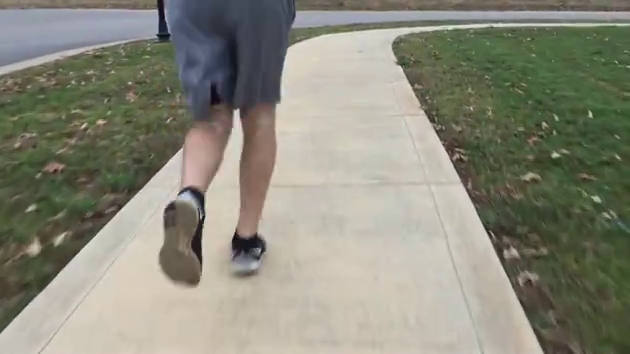
#> input picture frame 22 of RunningFeet.mp4, 630 x 354 px
$ python 22Test.py
#> lines starting #> are read from the running program, lines starting #| are printed output that depends on the picture; after the words box and inside, x2 and y2 are one past the last pixel; in counts of white or black regions, pixels touching at a corner belong together
import cv2
import numpy as np
from numpy import ones,vstack
from numpy.linalg import lstsq
import math
from scipy.optimize import curve_fit


cap = cv2.VideoCapture(r'C:/Users/Abhishek/Downloads/RunningFeet.mp4')

#Check slope for navigation
# [4 lines left out: function checkSlope, not called in this run]

#Finding the intersection of 2 lines
def intersection(line,line1):
	x = (line1[1]-line[1])/(line[0]-line1[0])
	if(x <= 800 and x >= 0) and (((line[0]*x) + line[1]) >= 0) and ((line[0]*x) + line[1] <= 600):
		    return [x,(line[0]*x) + line[1]]


#Getting the slope of a line
def getSlope(x1, y1, x2, y2):
    m = (y2-y1) / (x2-x2)
    return m

#Performing quadratic regression to outline lanes
def polyReg(xcors, ycors):
    def func(x, a, b, c):
        return (a*(x**2)) + (b*x) + c
    time = np.array(xcors)
    avg = np.array(ycors)
    initialGuess = [5, 5, -.01]
    guessedFactors = [func(x, *initialGuess) for x in time]
    popt, pcov = curve_fit(func, time, avg, initialGuess)
    cont = np.linspace(min(time), max(time), 50)
    fittedData = [func(x, *popt) for x in cont]

    xcors = []
    ycors = []
    for count, i in enumerate(cont):
       xcors.append(i)
       ycors.append(fittedData[count])

    return popt, xcors, ycors

#Performing linear regression to outline the sides of lanes
def linearRegression(X, Y):
    mean_x = np.mean(X)
    mean_y = np.mean(Y)
    m = len(X)
    numer = 0
    denom = 0
    for i in range(m):
        numer += (X[i] - mean_x) * (Y[i] - mean_y)
        denom += (X[i] - mean_x) ** 2
    b1 = numer / denom
    b0 = mean_y - (b1 * mean_x)

    max_x = np.max(X) + 5
    min_x = np.min(X) - 5
    x = np.linspace(min_x, max_x, 1000)
    y = b0 + b1 * x

    return b1, b0

#Averaging all the points for averaging lanes
def average(diction):
    xcors1 = 0
    ycors1 = 0
    xcors2 = 0
    ycors2 = 0
    count = 0
    for data in diction:
        xcors1 = xcors1 + data[2][0]
        ycors1 = ycors1 + data[2][1]
        xcors2 = xcors2 + data[2][2]
        ycors2 = ycors2 + data[2][3]
        count = count + 1
    xcors1 = xcors1/count
    ycors1 = ycors1/count
    xcors2 = xcors2/count
    ycors2 = ycors2/count

    return (int(xcors1), int(ycors1), int(xcors2), int(ycors2))

#Function to average houghlines for lanes
def averageLanes(lines):
    try:
        ycor = []

        for i in lines:
            for x in i:
                ycor.append(x[1])
                ycor.append(x[3])

        minY = min(ycor)
        maxY = 600
        linesDict = {}
        finalLines = {}
        lineCount = {}
        for count, i in enumerate(lines):
            for x in i:

                xcors = (x[0], x[2])
                ycors = (x[1], x[3])

                A = vstack([xcors,ones(len(xcors))]).T
                m, b = lstsq(A, ycors)[0]

                x1 = (minY-b) / m
                x2 = (maxY-b) / m

                linesDict[count] = [m,b,[int(x1), minY, int(x2), maxY]]


        status = False
        for i in linesDict:
            finalLinesCopy = finalLines.copy()

            m = linesDict[i][0]
            b = linesDict[i][1]

            line = linesDict[i][2]

            if len(finalLines) == 0:
                finalLines[m] = [[m,b,line]]
            else:
                status = False

                for x in finalLinesCopy:
                    if not status:
                        if abs(x*1.2) > abs(m) > abs(x*0.8):
                            if abs(finalLinesCopy[x][0][1]*1.2) > abs(b) > abs(finalLinesCopy[x][0][1]*0.8):
                                finalLines[x].append([m,b,line])
                                status = True
                                break

                        else:
                            finalLines[m] = [[m,b,line]]


        for i in finalLines:
            lineCount[i] = len(finalLines[i])

        extremes = sorted(lineCount.items(), key=lambda item: item[1])[::-1][:2]
        lane1 = extremes[0][0]
        lane2 = extremes[1][0]

        l1x1, l1y1, l1x2, l1y2 = average(finalLines[lane1])
        l2x1, l2y1, l2x2, l2y2 = average(finalLines[lane2])

        allxcors = [[l1x1, l1x2], [l2x1, l2x2]]
        allycors = [[l1y1, l1y2], [l2y1, l2y2]]

        return allxcors, allycors


    except Exception as e:
        pass
#Cutting out the reigon of interest
def roi(img, vert):
    mask = np.zeros_like(img)
    cv2.fillPoly(mask, vert, 255)
    return cv2.bitwise_and(img, mask)


#Filtering points
def getPoints(lines):
    xcors = []
    ycors = []
    for i in lines:
        xcors.append(i[0][0])
        ycors.append(i[0][1])
        xcors.append(i[0][2])
        ycors.append(i[0][3])
    return xcors, ycors

#Performing edge detection
def edgeDetect(img):
     edges = cv2.Canny(img, 250, 300)
     return cv2.GaussianBlur(edges, (3,3), 0)

#Main function
def run(screen):

    vert = np.array([[100,550],[375,350],[450,350],[800,550]], np.int32)

    fin = edgeDetect(screen)
    fin = roi(fin, [vert])

    line = cv2.HoughLinesP(fin, 2, np.pi/180, 20, 7, 7)
    if not(line is None):
        for i in line:
            cv2.line(screen, (i[0][0], i[0][1]) , (i[0][2], i[0][3]), (255,0,0), 10)

    l1dataset = []
    l2dataset = []
    try:
        straightxcors, straightycors = averageLanes(line)
        xcors, ycors = getPoints(line)

        l1dataset.append(straightxcors[0])
        l1dataset.append(straightycors[0])
        l2dataset.append(straightxcors[1])
        l2dataset.append(straightxcors[1])
        allstraightxcors = straightxcors[0] + straightxcors[1]
        allstraightycors = straightycors[0] + straightycors[1]

        l1m ,l1b = linearRegression(l1dataset[0], l1dataset[1])
        l2m ,l2b = linearRegression(l2dataset[0], l2dataset[1])

        allm, allb = linearRegression(allstraightxcors, allstraightycors)
        allxcor1 = int((allm * 350) + allb)
        allxcor2 = int(allb)

        filterl1x = []
        filterl1y = []
        filterl2x = []
        filterl2y = []


        for count, i in enumerate(ycors):
            if (i*l2m + l2b < xcors[count]):
                filterl2x.append(xcors[count])
                filterl2y.append(i)
            else:
                filterl1x.append(xcors[count])
                filterl1y.append(i)

        l1inx1 = int((600 - l1b) / l1m)
        l1inx2 = int((350-l1b) / l1m)

        l2inx1 = int((600-l2b) / l2m)
        l2inx2 = int((350-l2b) / l2m)

        cv2.line(screen, (int(l1inx1),600), ( int(l1inx2),350), (0,0,0), 10)
        cv2.line(screen, (int(l2inx1),600), ( int(l2inx2),350), (0,0,0), 10)

        #cv2.line(screen, (allxcor1, 600), (allxcor2,350), (255,0,0), 10)
        turning = ""

        results = intersection([l1m,l1b], [l2m, l2b])
        if not (results is None):
            if (results[0] > 400):
                with open("write.txt","w") as f:
                    f.write("Turn Left")
            else:
                with open("write.txt","w") as f:
                    f.write("Turn Right")
        else:
            with open("write.txt","w") as f:
                    f.write("Go straight")
        try:
            equ1, polyx1, polyy1 = polyReg(filterl2x, filterl2y)

            for i in range(len(polyx1)):
                if i == 0:
                    pass
                else:
                    cv2.line(screen, (int(polyx1[i]), int(polyy1[i])), (int(polyx1[i-1]), int(polyy1[i-1])), (255,255,0), 10)
        except Exception as e:
            print(e)
        try:
            equ2, polyx2, polyy2 = polyReg(filterl1x, filterl1y)

            for i in range(len(polyx2)):
                if i == 0:
                    pass
                else:
                    cv2.line(screen, (int(polyx2[i]), int(polyy2[i])), (int(polyx2[i-1]), int(polyy2[i-1])), (255,255,0), 10)

        except:
            pass


    except Exception as e:
        pass

    return screen


#Running infinite loop to get constant video feeds
while True:
    try:
        _,screen = cap.read()
#> screen is the input picture: shape (354, 630, 3); mean B, G, R 122.4, 137.1, 137.6

        screen = cv2.resize(screen, (800,600))
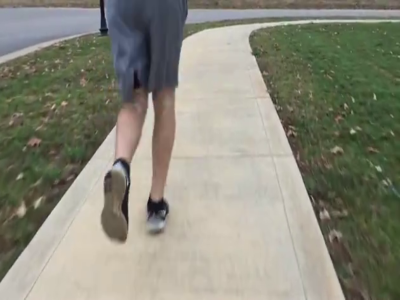
#> screen: shape (600, 800, 3) (shown at 1/2 size); mean B, G, R 122.3, 137, 137.5
    except:
        with open("write.txt","w") as f:
            f.write("Done")
    cv2.imshow("Test", run(screen))
#> in edgeDetect, `edges = cv2.Canny(img, 250, 300)`:
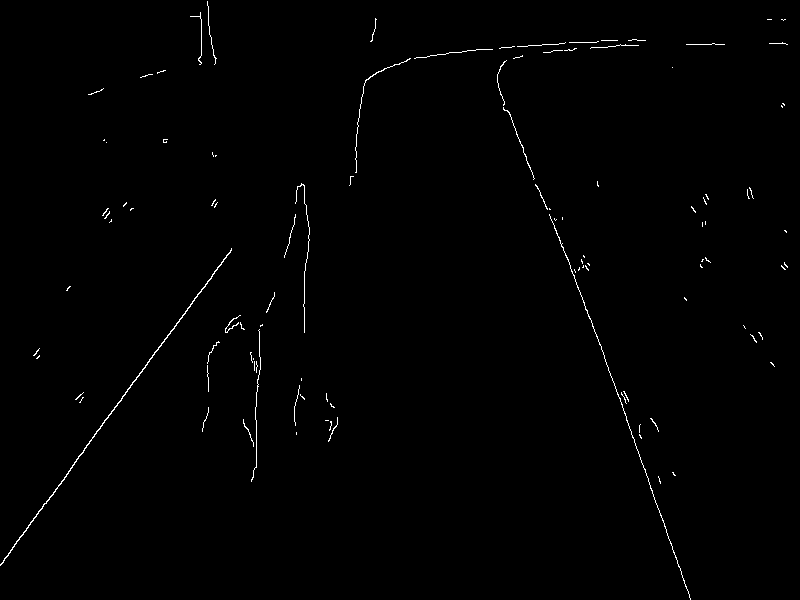
#> edges: shape (600, 800); 0.64% white in thin lines or dots
#> in roi, `cv2.fillPoly(mask, vert, 255)`:
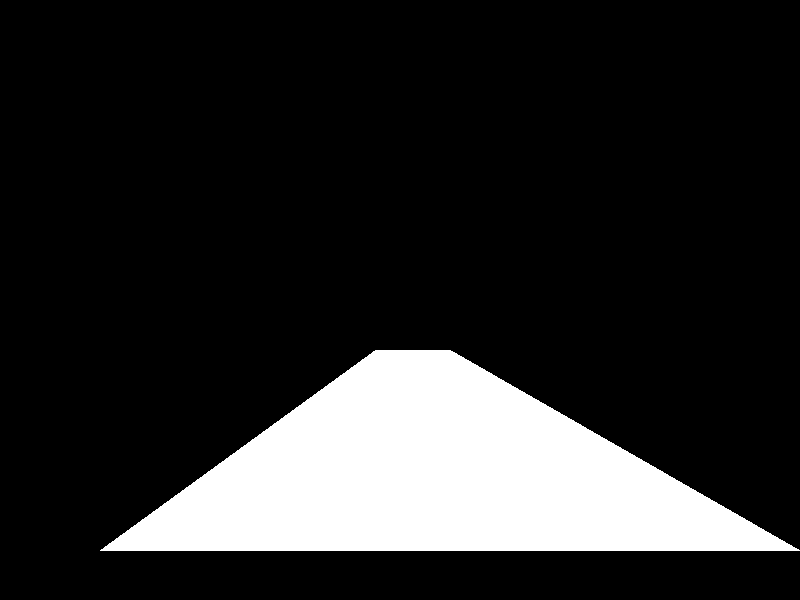
#> mask: shape (600, 800); 16.3% white; 1 white region, box (x1, y1, x2, y2) and area: (100, 350, 800, 551) 78100
#> in run, `line = cv2.HoughLinesP(fin, 2, np.pi/180, 20, 7, 7)`: line = 18 rows, first 6: [648, 483, 673, 550], [641, 459, 668, 534], [257, 468, 257, 436], [326, 392, 326, 402], [330, 430, 330, 441], [254, 478, 256, 437]
#> the loop in run, `for i in line:` made 18 passes
#> after the loop in run, `for i in line:`:
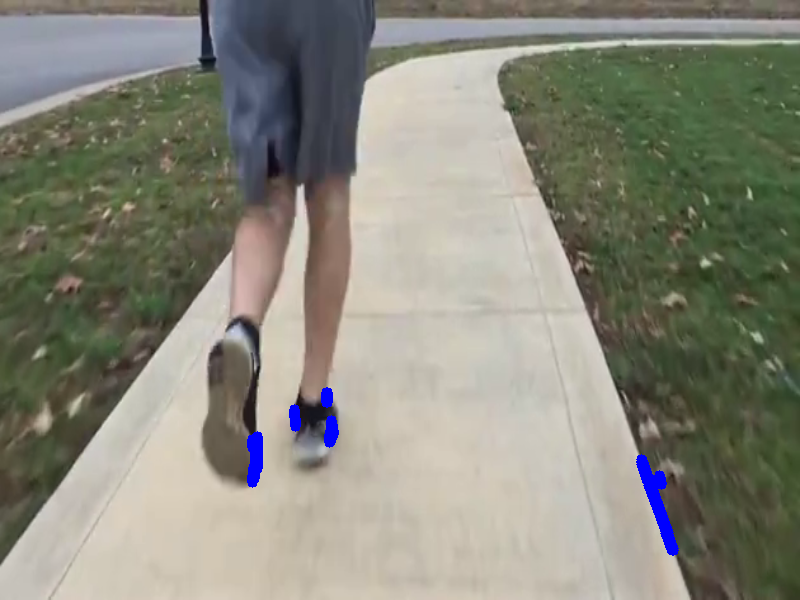
#> screen: shape (600, 800, 3); 0.63% of pixels changed, all inside (x1, y1, x2, y2) = (247, 387, 679, 556)
#> the loop in averageLanes, `for i in lines:` made 18 passes
#> after the loop in averageLanes, `for i in lines:`: ycor = 36 values, max 550 at index 1, min 392 at index 6, mean 455.5
#> in averageLanes, `minY = min(ycor)`: minY = 392
#> the loop in averageLanes, `for count, i in enumerate(lines):` made 18 passes
#> after the loop in averageLanes, `for count, i in enumerate(lines):`: linesDict = 18 items
#> the loop in averageLanes, `for i in linesDict:` made 18 passes
#> (m, b, line) on passes 1 to 8: (2.68, -1253.6, [614, 392, 691, 600]), (2.78, -1321.6, [616, 392, 691, 600]), (1.76, 0.00684, [222, 392, 341, 600]), (1.22, 0.00374, [321, 392, 492, 600]), (1.32, 0.004, [297, 392, 454, 600]), (-20.5, 5685, [258, 392, 248, 600]), (1.33, 0.00405, [294, 392, 450, 600]), (1.3, 0.00392, [302, 392, 462, 600])
#> after the loop in averageLanes, `for i in linesDict:`: finalLines = 15 items
#> the loop in averageLanes, `for i in finalLines:` made 15 passes
#> i on passes 1 to 8: 2.68, 1.76, 1.22, 1.32, -20.5, 1.33, 1.3, 1.76
#> in averageLanes, `extremes = sorted(lineCount.items(), key=lambda item: item[1])[::-1][:2]`: extremes = [(1.22, 5), (2.68, 4)]
#> in averageLanes, `lane1 = extremes[0][0]`: lane1 = 1.22
#> in averageLanes, `lane2 = extremes[1][0]`: lane2 = 2.68
#> in averageLanes, `l1x1, l1y1, l1x2, l1y2 = average(finalLines[lane1])`: l1x1 = 307; l1y1 = 392; l1x2 = 470; l1y2 = 600
#> in averageLanes, `l2x1, l2y1, l2x2, l2y2 = average(finalLines[lane2])`: l2x1 = 615; l2y1 = 392; l2x2 = 689; l2y2 = 600
#> in averageLanes, `allxcors = [[l1x1, l1x2], [l2x1, l2x2]]`: allxcors = [[307, 470], [615, 689]]
#> in averageLanes, `allycors = [[l1y1, l1y2], [l2y1, l2y2]]`: allycors = [[392, 600], [392, 600]]
#> in run, `straightxcors, straightycors = averageLanes(line)`: straightxcors = [[307, 470], [615, 689]]; straightycors = [[392, 600], [392, 600]]
#> the loop in getPoints, `for i in lines:` made 18 passes
#> after the loop in getPoints, `for i in lines:`: xcors = 36 values, max 673 at index 1, min 252 at index 18, mean 415.4; ycors has the same summary as ycor in averageLanes
#> in run, `xcors, ycors = getPoints(line)`: ycors has the same summary as ycor in averageLanes
#> in run, `allstraightxcors = straightxcors[0] + straightxcors[1]`: allstraightxcors = [307, 470, 615, 689]
#> in run, `allstraightycors = straightycors[0] + straightycors[1]`: allstraightycors = [392, 600, 392, 600]
#> in run, `l1m ,l1b = linearRegression(l1dataset[0], l1dataset[1])`: l1m = 1.28; l1b = 0.245
#> in run, `l2m ,l2b = linearRegression(l2dataset[0], l2dataset[1])`: l2m = 1; l2b = 0
#> in run, `allm, allb = linearRegression(allstraightxcors, allstraightycors)`: allm = 0.288; allb = 345.9
#> in run, `allxcor1 = int((allm * 350) + allb)`: allxcor1 = 446
#> in run, `allxcor2 = int(allb)`: allxcor2 = 345
#> the loop in run, `for count, i in enumerate(ycors):` made 36 passes
#> i on passes 1 to 8: 483, 550, 459, 534, 468, 436, 392, 402
#> after the loop in run, `for count, i in enumerate(ycors):`: filterl1x = [257, 257, 326, 326, 330, 330, 254, 256, 329, 329, 331, 331, 252, 252, 294, 295, 252, 253, 332, 333, 327, 327, 253, 253]; filterl1y = [468, 436, 392, 402, 430, 441, 478, 437, 442, 434, 439, 420, 447, 439, 409, 426, 482, 467, 424, 434, 402, 392, 446, 439]; filterl2x = [648, 673, 641, 668, 665, 672, 641, 647, 659, 661, 649, 651]; filterl2y = [483, 550, 459, 534, 531, 550, 462, 480, 475, 484, 478, 485]
#> in run, `l1inx1 = int((600 - l1b) / l1m)`: l1inx1 = 470
#> in run, `l1inx2 = int((350-l1b) / l1m)`: l1inx2 = 274
#> in run, `l2inx1 = int((600-l2b) / l2m)`: l2inx1 = 600
#> in run, `l2inx2 = int((350-l2b) / l2m)`: l2inx2 = 350
#> in run, `cv2.line(screen, (int(l2inx1),600), ( int(l2inx2),350), (0,0,0), 10)`:
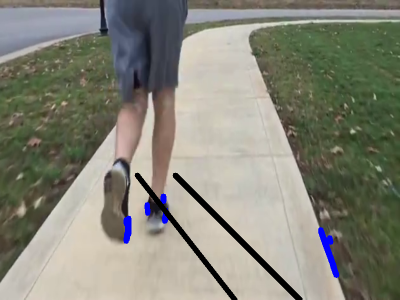
#> screen: shape (600, 800, 3) (shown at 1/2 size); mean B, G, R 120.4, 133.3, 133.6
#> in intersection, `x = (line1[1]-line[1])/(line[0]-line1[0])`: x = -0.889
#> in polyReg, `time = np.array(xcors)`: time has the same summary as filterl2x in run
#> in polyReg, `avg = np.array(ycors)`: avg has the same summary as filterl2y in run
#> in polyReg, `guessedFactors = [func(x, *initialGuess) for x in time]`: guessedFactors = [2102760, 2268010, 2057610, 2234460, 2214450, 2261280, 2057610, 2096280, 2174700, 2187910, 2109250, 2122260]
#> in polyReg, `popt, pcov = curve_fit(func, time, avg, initialGuess)`: popt = [0.0777, -99.41, 32270.3]; pcov = [[0.00145, -1.9, 624], [-1.9, 2497, -819986.9], [624, -819986.9, 269289802.5]]
#> in polyReg, `fittedData = [func(x, *popt) for x in cont]`: fittedData = 50 values from 467.2 to 552.6
#> after the loop in polyReg, `for count, i in enumerate(cont):`: xcors = 50 values from 641 to 673; ycors = 50 values from 467.2 to 552.6
#> in run, `equ1, polyx1, polyy1 = polyReg(filterl2x, filterl2y)`: equ1 = [0.0777, -99.41, 32270.3]; polyx1 = 50 values from 641 to 673; polyy1 = 50 values from 467.2 to 552.6
#> the loop in run, `for i in range(len(polyx1)):` made 50 passes
#> after the loop in run, `for i in range(len(polyx1)):`:
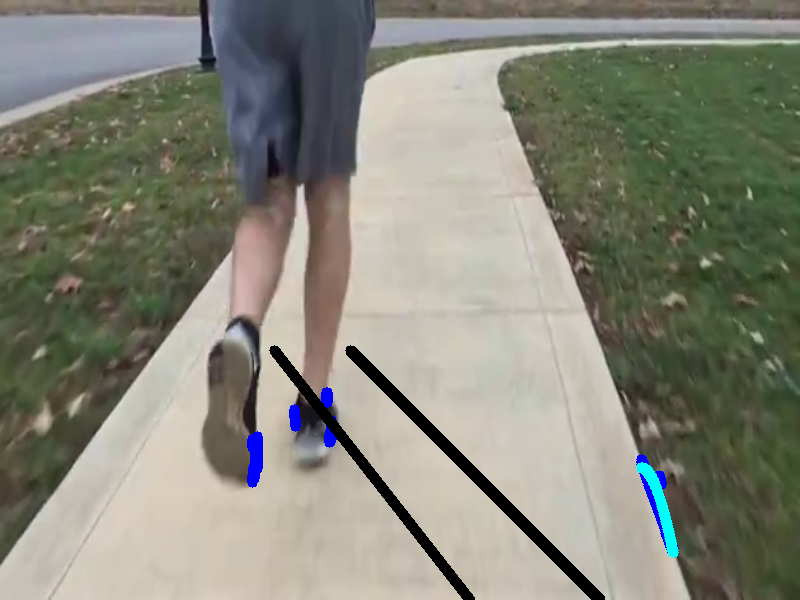
#> screen: shape (600, 800, 3); 0.23% of pixels changed, all inside (x1, y1, x2, y2) = (636, 462, 679, 558)
#> in run, `equ2, polyx2, polyy2 = polyReg(filterl1x, filterl1y)`: equ2 = [0.0189, -11.46, 2143.5]; polyx2 = 50 values from 252 to 333; polyy2 = 50 values, max 457.7 at index 0, min 408.8 at index 31, mean 421.5
#> the loop in run, `for i in range(len(polyx2)):` made 50 passes
#> after the loop in run, `for i in range(len(polyx2)):`:
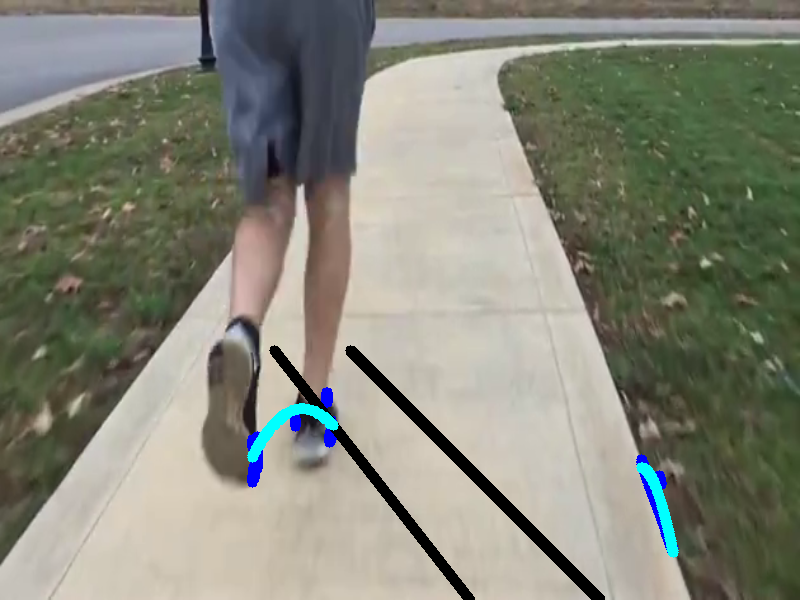
#> screen: shape (600, 800, 3); 0.27% of pixels changed, all inside (x1, y1, x2, y2) = (247, 403, 339, 463)


    if cv2.waitKey(1) & 0xFF == ord('q'):
#> (key q is pressed here)
        break

#> (the run stopped early here; a loop or call above may not have finished)
